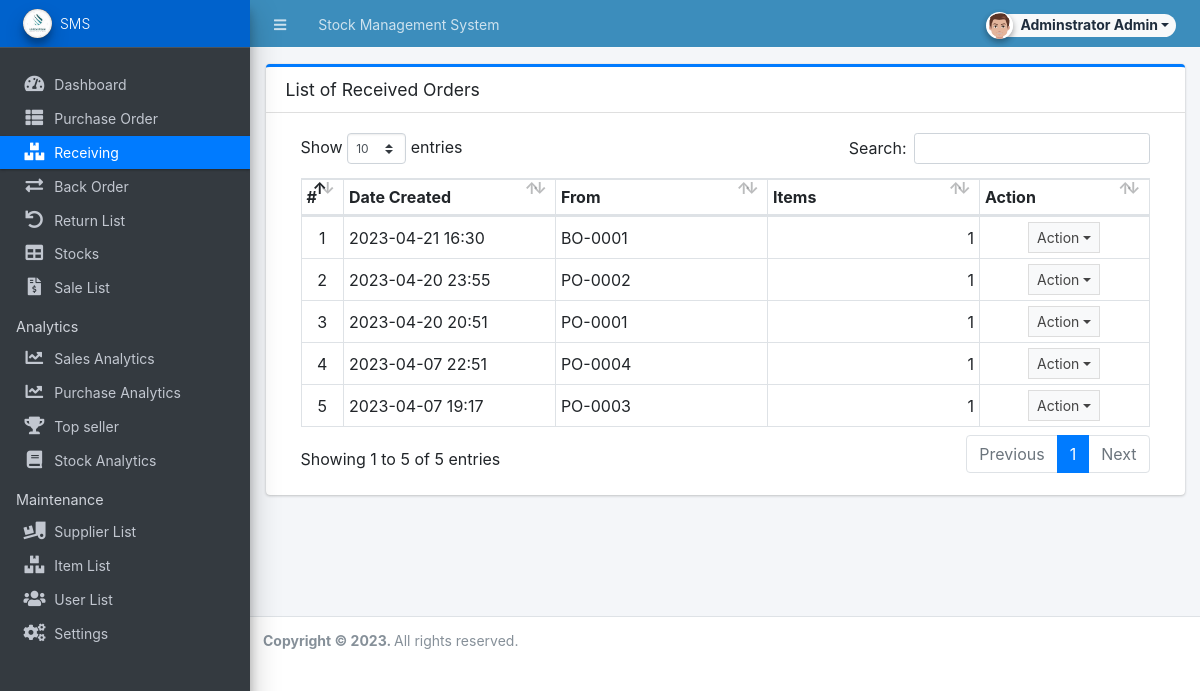
/admin/?page=receiving (signed in), run on the app's committed database.
### tables this page shows
CREATE TABLE `receiving_list` (
  `id` int(30) NOT NULL,
  `form_id` int(30) NOT NULL,
  `from_order` tinyint(1) NOT NULL DEFAULT 1 COMMENT '1=PO ,2 = BO',
  `amount` float NOT NULL DEFAULT 0,
  `discount_perc` float NOT NULL DEFAULT 0,
  `discount` float NOT NULL DEFAULT 0,
  `tax_perc` float NOT NULL DEFAULT 0,
  `tax` float NOT NULL DEFAULT 0,
  `stock_ids` text DEFAULT NULL,
  `remarks` text DEFAULT NULL,
  `date_created` datetime NOT NULL DEFAULT current_timestamp(),
  `date_updated` datetime NOT NULL DEFAULT current_timestamp() ON UPDATE current_timestamp()
);

CREATE TABLE `back_order_list` (
  `id` int(30) NOT NULL,
  `receiving_id` int(30) NOT NULL,
  `po_id` int(30) NOT NULL,
  `bo_code` varchar(50) NOT NULL,
  `supplier_id` int(30) NOT NULL,
  `amount` float NOT NULL,
  `discount_perc` float NOT NULL DEFAULT 0,
  `discount` float NOT NULL DEFAULT 0,
  `tax_perc` float NOT NULL DEFAULT 0,
  `tax` float NOT NULL DEFAULT 0,
  `remarks` text DEFAULT NULL,
  `status` tinyint(4) NOT NULL DEFAULT 0 COMMENT '0 = pending, 1 = partially received, 2 =received',
  `date_created` datetime NOT NULL DEFAULT current_timestamp(),
  `date_updated` datetime NOT NULL DEFAULT current_timestamp() ON UPDATE current_timestamp()
);

CREATE TABLE `purchase_order_list` (
  `id` int(30) NOT NULL,
  `po_code` varchar(50) NOT NULL,
  `supplier_id` int(30) NOT NULL,
  `amount` float NOT NULL,
  `discount_perc` float NOT NULL DEFAULT 0,
  `discount` float NOT NULL DEFAULT 0,
  `tax_perc` float NOT NULL DEFAULT 0,
  `tax` float NOT NULL DEFAULT 0,
  `remarks` text NOT NULL,
  `status` tinyint(4) NOT NULL DEFAULT 0 COMMENT '0 = pending, 1 = partially received, 2 =received',
  `date_created` datetime NOT NULL DEFAULT current_timestamp(),
  `date_updated` datetime NOT NULL DEFAULT current_timestamp() ON UPDATE current_timestamp()
);

### admin/receiving/index.php (the view, shortened to what this page needs)
<div class="card card-outline card-primary">
	<div class="card-header">
		<h3 class="card-title">List of Received Orders</h3>
	</div>
	<div class="card-body">
		<div class="container-fluid">
        <div class="container-fluid">
			<table class="table table-bordered table-stripped">
                    <colgroup>
                        <col width="5%">
                        <col width="25%">
                        <col width="25%">
                        <col width="25%">
                        <col width="20%">
                    </colgroup>
                    <thead>
                        <tr>
                            <th>#</th>
                            <th>Date Created</th>
                            <th>From</th>
                            <th>Items</th>
                            <th>Action</th>
                        </tr>
                    </thead>
                    <tbody>
                        <?php
                        $i = 1;
                        $qry = $conn->query("SELECT * FROM `receiving_list` order by `date_created` desc");
                        while($row = $qry->fetch_assoc()):
                            $row['items'] = explode(',',$row['stock_ids']);
                            if($row['from_order'] == 1){
                                $code = $conn->query("SELECT po_code from `purchase_order_list` where id='{$row['form_id']}' ")->fetch_assoc()['po_code'];
                            }else{
                                $code = $conn->query("SELECT bo_code from `back_order_list` where id='{$row['form_id']}' ")->fetch_assoc()['bo_code'];
                            }
                        ?>
                            <tr>
                                <td class="text-center"><?php echo $i++; ?></td>
                                <td><?php echo date("Y-m-d H:i",strtotime($row['date_created'])) ?></td>
                                <td><?php echo $code ?></td>
                                <td class="text-right"><?php echo number_format(count($row['items'])) ?></td>
                                <td align="center">
                                    <button type="button" class="btn btn-flat btn-default btn-sm dropdown-toggle dropdown-icon" data-toggle="dropdown">
                                            Action
                                    </button>
                                </td>
                            </tr>
                        <?php endwhile; ?>
                    </tbody>
                </table>
		</div>
		</div>
	</div>
</div>

### data on the page
receiving_list: date_created "2023-04-21 16:30", form.bo_code "BO-0001", count($row['items']) "1"
receiving_list: date_created "2023-04-20 23:55", form.po_code "PO-0002", count($row['items']) "1"
receiving_list: date_created "2023-04-20 20:51", form.po_code "PO-0001", count($row['items']) "1"
receiving_list: date_created "2023-04-07 22:51", form.po_code "PO-0004", count($row['items']) "1"
receiving_list: date_created "2023-04-07 19:17", form.po_code "PO-0003", count($row['items']) "1"

### other printed values
$_settings->info('name') "Stock Management System"
$_settings->userdata('firstname').' '.$_settings->userdata('lastname') "Adminstrator Admin"
$_settings->info('short_name') "SMS"
